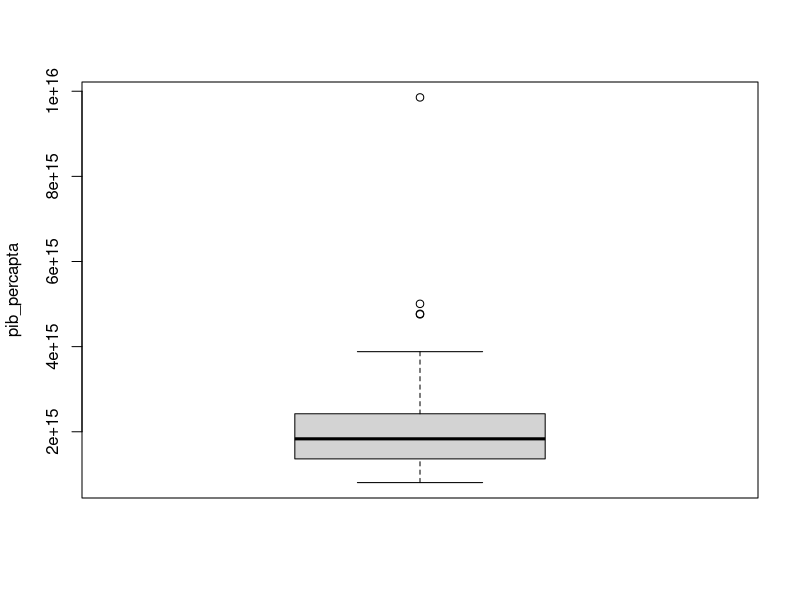

Generate this figure with R:
## ---- chunk 1
knitr::opts_chunk$set(echo = TRUE)

library(readr)
setwd('/home/ebenezer/workspace/projects/analytic/projeto_ifc/data')
setwd('/home/ebenezer/workspace/projects/analytic/projeto_ifc/data')
x10 <- read_delim("x10.csv", #altere para variável em análise
                 delim = ";", 
                 escape_double = FALSE, 
                col_types = cols(...1 = col_skip()), 
                trim_ws = TRUE
                )
               
## ---- chunk 2
summary(x10$pib_percapta #variável para análise
				)
## ---- chunk 3
boxplot(x10$pib_percapta, #variável para análise
		ylab = 'pib_percapta' #Título da variável
				) 
